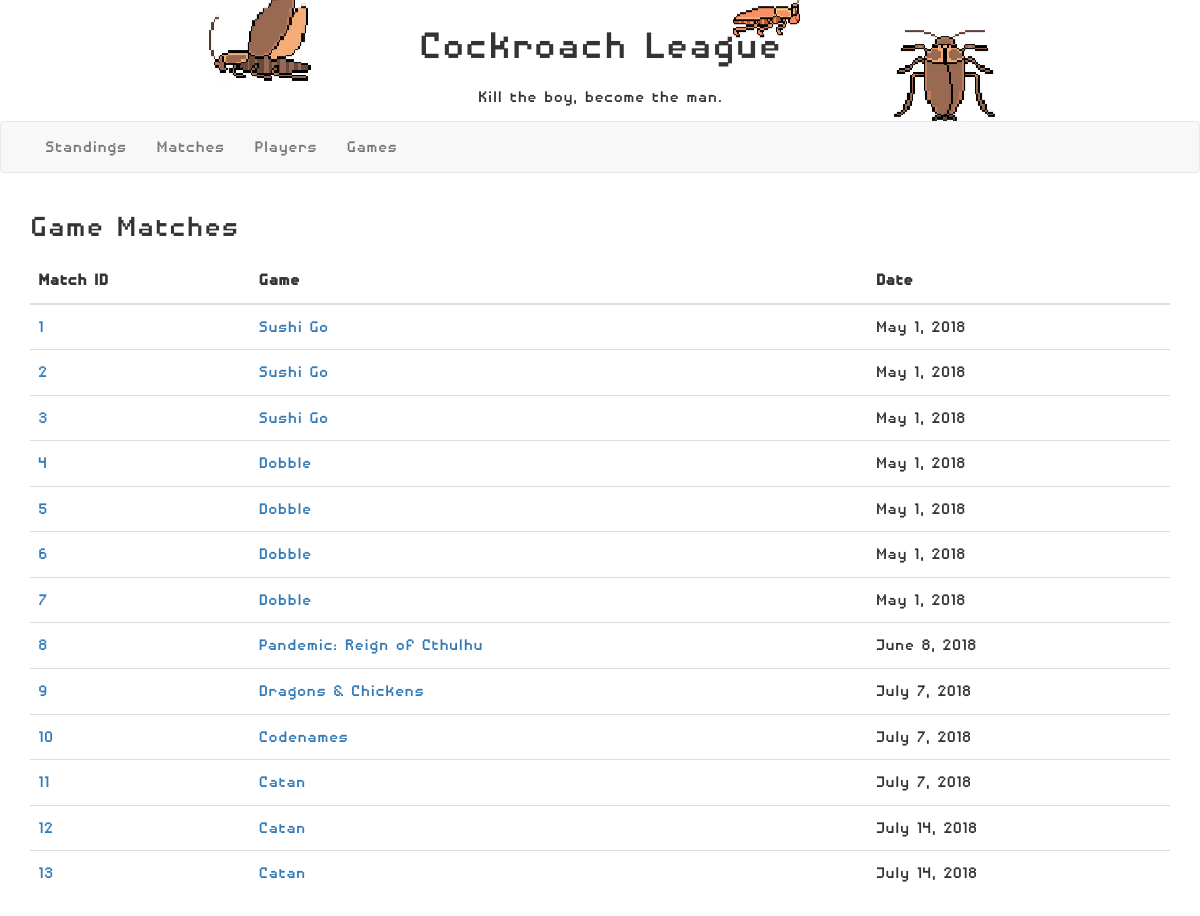
Page /rankings/matches on the earlier database version.
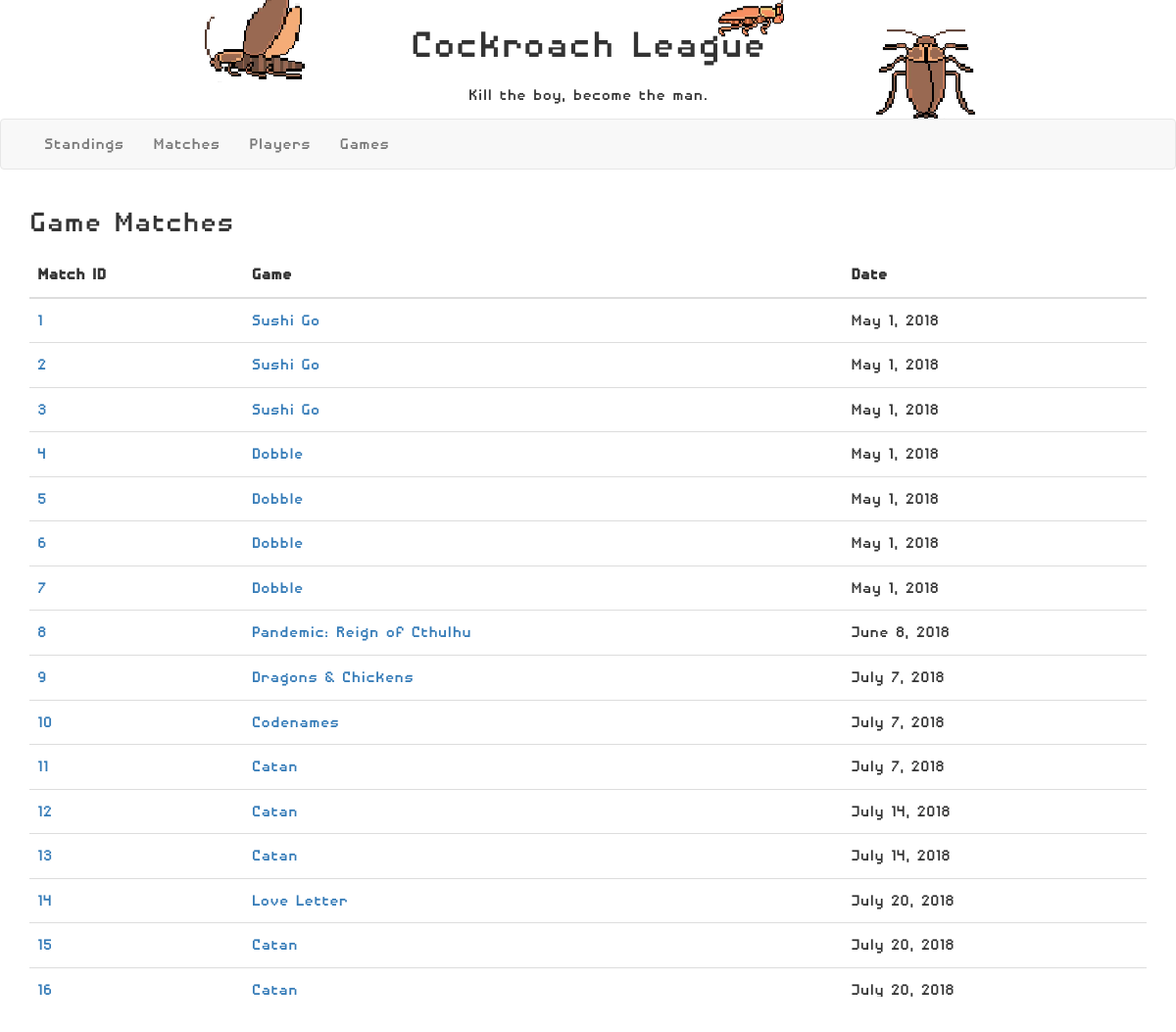
Same page on the later database version.
### rankings/models.py (models this page shows, shortened)
class GameMatch(models.Model):
    match_id = models.IntegerField()
    match_date = models.DateField('Match Date')
    match_game = models.ForeignKey(Game, on_delete=models.CASCADE)
    match_players = models.ManyToManyField(Player)

class Game(models.Model):
    game_name = models.CharField(max_length=30, primary_key=True)
    game_complexity = models.FloatField()
    game_time = models.IntegerField()
    game_url = models.URLField()
    game_logo = models.ImageField(null=True)
    def __str__(self):
        return self.game_name

### rankings/views.py (the view)
# urls.py: path('matches', views.matches, name='matches'),
def matches(request):
    game_matches = GameMatch.objects.filter()
    return render(request, 'matches.html', context={'matches': game_matches})

### templates/matches.html (shortened to what this page needs)
{% extends "base_generic.html" %}
{% block content %}
    <link href="https://maxcdn.bootstrapcdn.com/bootstrap/3.3.7/css/bootstrap.min.css" rel="stylesheet"/>
    <link href="https://cdnjs.cloudflare.com/ajax/libs/datatables/1.10.12/css/dataTables.bootstrap.min.css" rel="stylesheet"/>
    <div class="container">
        <h1>Game Matches</h1>
        <table id="matches" class="table" cellspacing="0" width="100%">
            <thead>
            <tr>
                <th>Match ID</th>
                <th>Game</th>
                <th>Date</th>
            </tr>
            </thead>
            <tbody>
            {% for match in matches %}
            <tr>
                <td><a href="{% url 'matches-detail' match.match_id %}">{{ match.match_id }}</a></td>
                <td><a href="{% url 'game' match.match_game %}">{{ match.match_game }}</a></td>
                <td>{{ match.match_date }}</td>
            </tr>
            {% endfor %}
            </tbody>
        </table>
    </div>
{% endblock %}

Differences in the rows shown:
added GameMatch: match_id "14", match_game "Love Letter", match_date "July 20, 2018"
added GameMatch: match_id "15", match_game "Catan", match_date "July 20, 2018"
added GameMatch: match_id "16", match_game "Catan", match_date "July 20, 2018"
